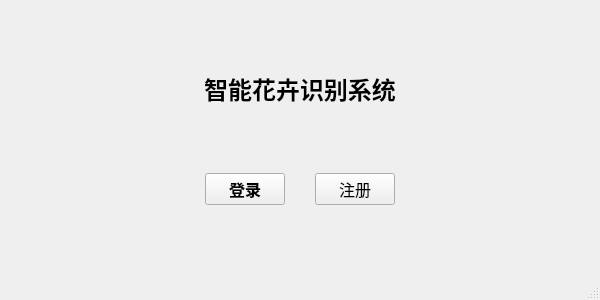
<?xml version="1.0" encoding="UTF-8"?>
<ui version="4.0">
 <class>loginWindow</class>
 <widget class="QMainWindow" name="loginWindow">
  <property name="geometry">
   <rect>
    <x>0</x>
    <y>0</y>
    <width>600</width>
    <height>300</height>
   </rect>
  </property>
  <property name="minimumSize">
   <size>
    <width>600</width>
    <height>300</height>
   </size>
  </property>
  <property name="maximumSize">
   <size>
    <width>600</width>
    <height>300</height>
   </size>
  </property>
  <property name="windowTitle">
   <string>欢迎使用</string>
  </property>
  <widget class="QWidget" name="centralwidget">
   <layout class="QVBoxLayout" name="verticalLayout">
    <item>
     <widget class="QLabel" name="label_title">
      <property name="maximumSize">
       <size>
        <width>16777215</width>
        <height>30</height>
       </size>
      </property>
      <property name="font">
       <font>
        <pointsize>18</pointsize>
        <weight>75</weight>
        <bold>true</bold>
       </font>
      </property>
      <property name="text">
       <string>智能花卉识别系统</string>
      </property>
      <property name="alignment">
       <set>Qt::AlignCenter</set>
      </property>
     </widget>
    </item>
    <item>
     <layout class="QHBoxLayout" name="horizontalLayout">
      <property name="spacing">
       <number>30</number>
      </property>
      <item>
       <spacer name="horizontalSpacer">
        <property name="orientation">
         <enum>Qt::Horizontal</enum>
        </property>
        <property name="sizeHint" stdset="0">
         <size>
          <width>40</width>
          <height>20</height>
         </size>
        </property>
       </spacer>
      </item>
      <item>
       <widget class="QPushButton" name="button_login">
        <property name="font">
         <font>
          <pointsize>12</pointsize>
          <weight>75</weight>
          <bold>true</bold>
         </font>
        </property>
        <property name="text">
         <string>登录</string>
        </property>
        <property name="icon">
         <iconset>
          <normaloff>source/login.png</normaloff>source/login.png</iconset>
        </property>
        <property name="iconSize">
         <size>
          <width>40</width>
          <height>40</height>
         </size>
        </property>
       </widget>
      </item>
      <item>
       <widget class="QPushButton" name="button_registered">
        <property name="font">
         <font>
          <pointsize>12</pointsize>
         </font>
        </property>
        <property name="text">
         <string>注册</string>
        </property>
        <property name="icon">
         <iconset>
          <normaloff>source/registered.png</normaloff>source/registered.png</iconset>
        </property>
        <property name="iconSize">
         <size>
          <width>40</width>
          <height>40</height>
         </size>
        </property>
       </widget>
      </item>
      <item>
       <spacer name="horizontalSpacer_2">
        <property name="orientation">
         <enum>Qt::Horizontal</enum>
        </property>
        <property name="sizeHint" stdset="0">
         <size>
          <width>40</width>
          <height>20</height>
         </size>
        </property>
       </spacer>
      </item>
     </layout>
    </item>
   </layout>
  </widget>
  <widget class="QStatusBar" name="statusbar"/>
 </widget>
 <resources/>
 <connections/>
</ui>
